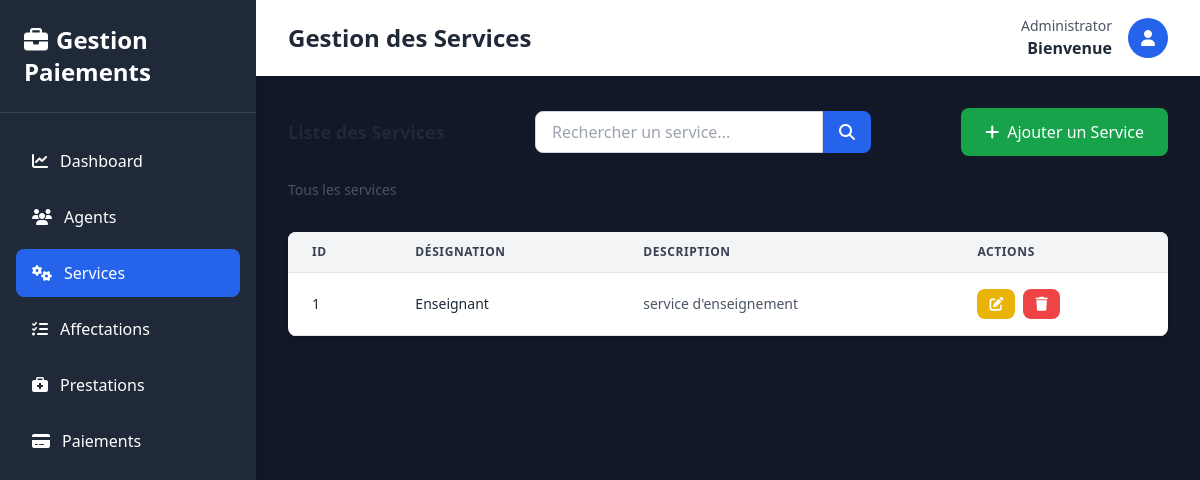
The page /pages/services/index.php on the database its author committed.
### tables this page shows
CREATE TABLE `service` (
  `id` int(11) NOT NULL,
  `designation` varchar(100) NOT NULL,
  `description` text DEFAULT NULL
);

### Classes/Service.php (called while the page is built, shortened)
<?php
require_once __DIR__ . '/../Config/Database.php';
class Service {
    private $id;
    private $designation;
    private $description;
    public function __construct(
        $designation = null,
        $description = null,
        $short_description = null,
        $photo = null,
        $id = null
    ) {
        $this->id = $id;
        $this->designation = $designation;
        $this->description = $description;
    }
    public function getId() {
        return $this->id;
    }
    public function getDesignation() {
        return $this->designation;
    }
    public function getDescription() {
        return $this->description;
    }
    public static function getAll($search = null) {
        $db = Database::getInstance();
        $sql = "SELECT * FROM Service";
        $services = [];
        try {
            $stmt = $db->prepare($sql);
            $stmt->execute();
            while ($row = $stmt->fetch(PDO::FETCH_ASSOC)) {
                $service = new self(
                    $row['designation'],
                    $row['description'],
                    $row['short_description'] ?? null,
                    $row['photo'] ?? null,
                    $row['id']
                );
                $services[] = $service;
            }
            return $services;
        } catch (PDOException $e) {
            echo "Erreur lors de la récupération : " . $e->getMessage();
            return [];
        }
    }
}
?>

### Config/Database.php (called while the page is built, shortened)
<?php
class Database {
    private static $host = 'localhost';
    private static $db_name = 'gestion_paiement_agents';
    private static $user = 'root';
    private static $password = '';
    private static $conn;
    public static function connect() {
        self::$conn = null;
        try {
            $dsn = 'mysql:host=' . self::$host . ';dbname=' . self::$db_name . ';charset=utf8';
            self::$conn = new PDO($dsn, self::$user, self::$password);
            self::$conn->setAttribute(PDO::ATTR_ERRMODE, PDO::ERRMODE_EXCEPTION);
        } catch (PDOException $e) {
            die('Erreur de connexion : ' . $e->getMessage());
        }
        return self::$conn;
    }
    public static function getInstance() {
        return self::$conn;
    }
}
?>

### pages/services/index.php (the view, shortened to what this page needs)
<?php
require_once __DIR__ . '/../../Config/Database.php';
require_once __DIR__ . '/../../Classes/Service.php';
$search = $_GET['search'] ?? '';
$services = Service::getAll($search);
?>
<!DOCTYPE html>
<html lang="fr">
<head>
    <script src="https://cdn.tailwindcss.com"></script>
    <link rel="stylesheet" href="https://cdnjs.cloudflare.com/ajax/libs/font-awesome/6.4.0/css/all.min.css">
</head>
<body class="bg-gray-50">
    <div class="flex h-screen bg-gray-900">
        <div class="w-64 bg-gray-800 text-white shadow-lg">
            <div class="p-6 border-b border-gray-700">
                <h1 class="text-2xl font-bold">
                    <i class="fas fa-briefcase mr-2"></i>Gestion Paiements
                </h1>
            </div>
            <nav class="mt-6 px-4">
                <ul class="space-y-2">
                    <li>
                        <a href="../../index.php" class="flex items-center px-4 py-3 rounded-lg hover:bg-gray-700 transition">
                            <i class="fas fa-chart-line mr-3"></i>Dashboard
                        </a>
                    </li>
                    <li>
                        <a href="../agents/index.php" class="flex items-center px-4 py-3 rounded-lg hover:bg-gray-700 transition">
                            <i class="fas fa-users mr-3"></i>Agents
                        </a>
                    </li>
                    <li>
                        <a href="index.php" class="flex items-center px-4 py-3 rounded-lg bg-blue-600 hover:bg-blue-700 transition">
                            <i class="fas fa-cogs mr-3"></i>Services
                        </a>
                    </li>
                    <li>
                        <a href="../affectations/index.php" class="flex items-center px-4 py-3 rounded-lg hover:bg-gray-700 transition">
                            <i class="fas fa-tasks mr-3"></i>Affectations
                        </a>
                    </li>
                    <li>
                        <a href="../prestations/index.php" class="flex items-center px-4 py-3 rounded-lg hover:bg-gray-700 transition">
                            <i class="fas fa-briefcase-medical mr-3"></i>Prestations
                        </a>
                    </li>
                    <li>
                        <a href="../paiements/index.php" class="flex items-center px-4 py-3 rounded-lg hover:bg-gray-700 transition">
                            <i class="fas fa-credit-card mr-3"></i>Paiements
                        </a>
                    </li>
                </ul>
            </nav>
        </div>
        <div class="flex-1 flex flex-col overflow-hidden">
            <div class="bg-white shadow-md">
                <div class="max-w-7xl mx-auto px-4 sm:px-6 lg:px-8 py-4 flex justify-between items-center w-full">
                    <h2 class="text-2xl font-bold text-gray-800">Gestion des Services</h2>
                    <div class="flex items-center gap-4">
                        <div class="text-right">
                            <p class="text-sm text-gray-600">Administrator</p>
                            <p class="font-semibold text-gray-800">Bienvenue</p>
                        </div>
                        <div class="w-10 h-10 bg-blue-600 rounded-full flex items-center justify-center text-white">
                            <i class="fas fa-user"></i>
                        </div>
                    </div>
                </div>
            </div>
            <div class="flex-1 overflow-auto p-8">
                <div class="flex flex-col lg:flex-row lg:items-center lg:justify-between gap-4 mb-6">
                    <div>
                        <h3 class="text-lg font-bold text-gray-800">Liste des Services</h3>
                    </div>
                    <div class="flex items-center gap-3 w-full lg:w-auto">
                        <form method="GET" class="flex w-full lg:w-auto">
                            <input type="text" name="search" value="<?php echo htmlspecialchars($search); ?>" placeholder="Rechercher un service..." class="w-full lg:w-72 px-4 py-2 border border-gray-300 rounded-l-lg focus:outline-none focus:border-blue-500" />
                            <button type="submit" class="bg-blue-600 hover:bg-blue-700 text-white px-4 py-2 rounded-r-lg transition">
                                <i class="fas fa-search"></i>
                            </button>
                        </form>
                    </div>
                    <a href="add.php" class="bg-green-600 hover:bg-green-700 text-white px-6 py-3 rounded-lg flex items-center gap-2 transition">
                        <i class="fas fa-plus"></i> Ajouter un Service
                    </a>
                </div>
                <div class="mb-8 text-sm text-gray-600">
                    <?php if ($search !== ''): ?>
                        Résultats pour "<?php echo htmlspecialchars($search); ?>"
                    <?php else: ?>
                        Tous les services
                    <?php endif; ?>
                </div>
                <div class="bg-white rounded-lg shadow-md overflow-hidden">
                    <div class="overflow-x-auto">
                        <table class="w-full">
                            <thead class="bg-gray-100 border-b border-gray-200">
                                <tr>
                                    <th class="px-6 py-3 text-left text-xs font-semibold text-gray-700 uppercase tracking-wider">ID</th>
                                    <th class="px-6 py-3 text-left text-xs font-semibold text-gray-700 uppercase tracking-wider">Désignation</th>
                                    <th class="px-6 py-3 text-left text-xs font-semibold text-gray-700 uppercase tracking-wider">Description</th>
                                    <th class="px-6 py-3 text-left text-xs font-semibold text-gray-700 uppercase tracking-wider">Actions</th>
                                </tr>
                            </thead>
                            <tbody>
                                <?php if (empty($services)): ?>
                                <tr>
                                    <td colspan="4" class="px-6 py-8 text-center text-gray-500">
                                        <i class="fas fa-inbox text-4xl mb-2"></i>
                                        <p class="mt-2">Aucun service trouvé</p>
                                    </td>
                                </tr>
                                <?php else: ?>
                                    <?php foreach ($services as $service): ?>
                                    <tr class="border-b border-gray-200 hover:bg-gray-50 transition">
                                        <td class="px-6 py-4 whitespace-nowrap text-sm font-medium text-gray-800"><?php echo $service->getId(); ?></td>
                                        <td class="px-6 py-4 whitespace-nowrap text-sm font-medium text-gray-800"><?php echo $service->getDesignation(); ?></td>
                                        <td class="px-6 py-4 text-sm text-gray-600 max-w-xs truncate"><?php echo $service->getDescription(); ?></td>
                                        <td class="px-6 py-4 whitespace-nowrap text-sm gap-2 flex">
                                            <a href="edit.php?id=<?php echo $service->getId(); ?>" class="inline-flex items-center px-3 py-2 bg-yellow-500 hover:bg-yellow-600 text-white rounded-lg transition">
                                                <i class="fas fa-edit"></i>
                                            </a>
                                            <a href="delete.php?id=<?php echo $service->getId(); ?>" class="inline-flex items-center px-3 py-2 bg-red-500 hover:bg-red-600 text-white rounded-lg transition" onclick="return confirm('Êtes-vous sûr?')">
                                                <i class="fas fa-trash"></i>
                                            </a>
                                        </td>
                                    </tr>
                                    <?php endforeach; ?>
                                <?php endif; ?>
                            </tbody>
                        </table>
                    </div>
                </div>
            </div>
        </div>
    </div>
</body>
</html>

### rows shown on the page
service: id "1", designation "Enseignant", description "service d'enseignement"
